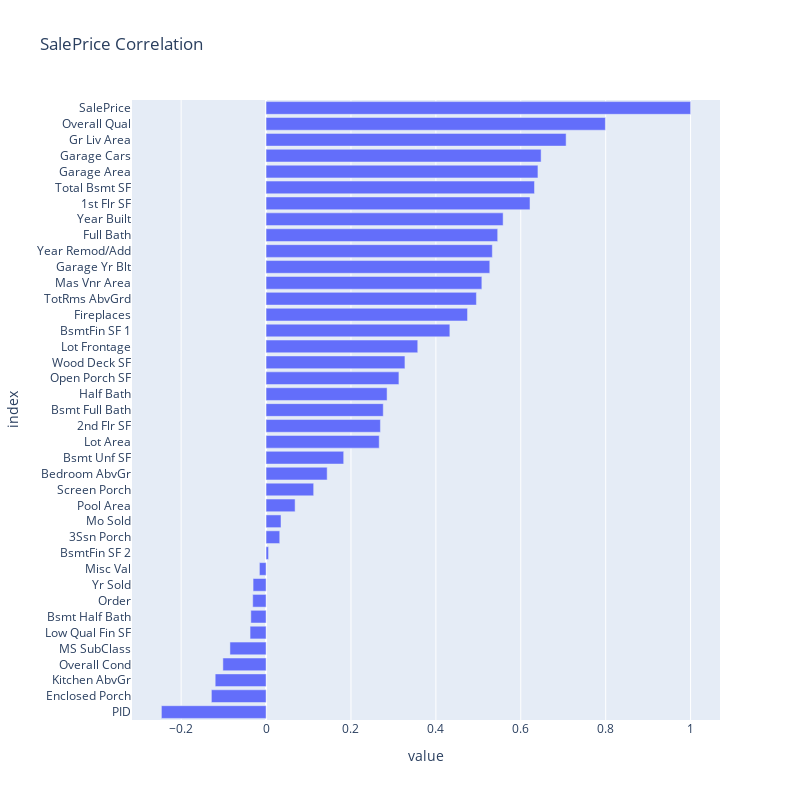

The notebook cell this image was saved under:
### Code cell
# correlations with target variable (SalePrice)
sale_price_corr = df.corr()['SalePrice']
fig = sale_price_corr.sort_values().plot(kind='barh', title='SalePrice Correlation', width=800, height=800)
fig.update_layout(showlegend=False)
fig.show()
print(f"""
SalePrice Correlation
=====================
{sale_price_corr.sort_values(ascending=False)}""")

### Figure 1 — Plotly figure (JSON) as saved in the notebook; plotly's stock layout.template omitted (floating-point values rounded to 4 significant figures)
{"data": [{"alignmentgroup": "True", "hovertemplate": "variable=SalePrice<br>value=%{x}<br>index=%{y}<extra></extra>", "legendgroup": "SalePrice", "marker": {"color": "#636efa"}, "name": "SalePrice", "offsetgroup": "SalePrice", "orientation": "h", "showlegend": true, "textposition": "auto", "type": "bar", "x": [-0.2465, -0.1288, -0.1198, -0.1017, -0.08509, -0.03766, -0.03584, -0.03141, -0.03057, -0.01569, 0.005891, 0.03222, 0.03526, 0.0684, 0.1122, 0.1439, 0.1829, 0.2665, 0.2694, 0.276, 0.2851, 0.313, 0.3271, 0.3573, 0.4329, 0.4746, 0.4955, 0.5083, 0.527, 0.533, 0.5456, 0.5584, 0.6217, 0.6323, 0.6404, 0.6479, 0.7068, 0.7993, 1], "xaxis": "x", "y": ["PID", "Enclosed Porch", "Kitchen AbvGr", "Overall Cond", "MS SubClass", "Low Qual Fin SF", "Bsmt Half Bath", "Order", "Yr Sold", "Misc Val", "BsmtFin SF 2", "3Ssn Porch", "Mo Sold", "Pool Area", "Screen Porch", "Bedroom AbvGr", "Bsmt Unf SF", "Lot Area", "2nd Flr SF", "Bsmt Full Bath", "Half Bath", "Open Porch SF", "Wood Deck SF", "Lot Frontage", "BsmtFin SF 1", "Fireplaces", "TotRms AbvGrd", "Mas Vnr Area", "Garage Yr Blt", "Year Remod/Add", "Full Bath", "Year Built", "1st Flr SF", "Total Bsmt SF", "Garage Area", "Garage Cars", "Gr Liv Area", "Overall Qual", "SalePrice"], "yaxis": "y"}], "layout": {"barmode": "relative", "height": 800, "legend": {"title": {"text": "variable"}, "tracegroupgap": 0}, "showlegend": false, "title": {"text": "SalePrice Correlation"}, "width": 800, "xaxis": {"anchor": "y", "domain": [0, 1], "title": {"text": "value"}}, "yaxis": {"anchor": "x", "domain": [0, 1], "title": {"text": "index"}}}}
